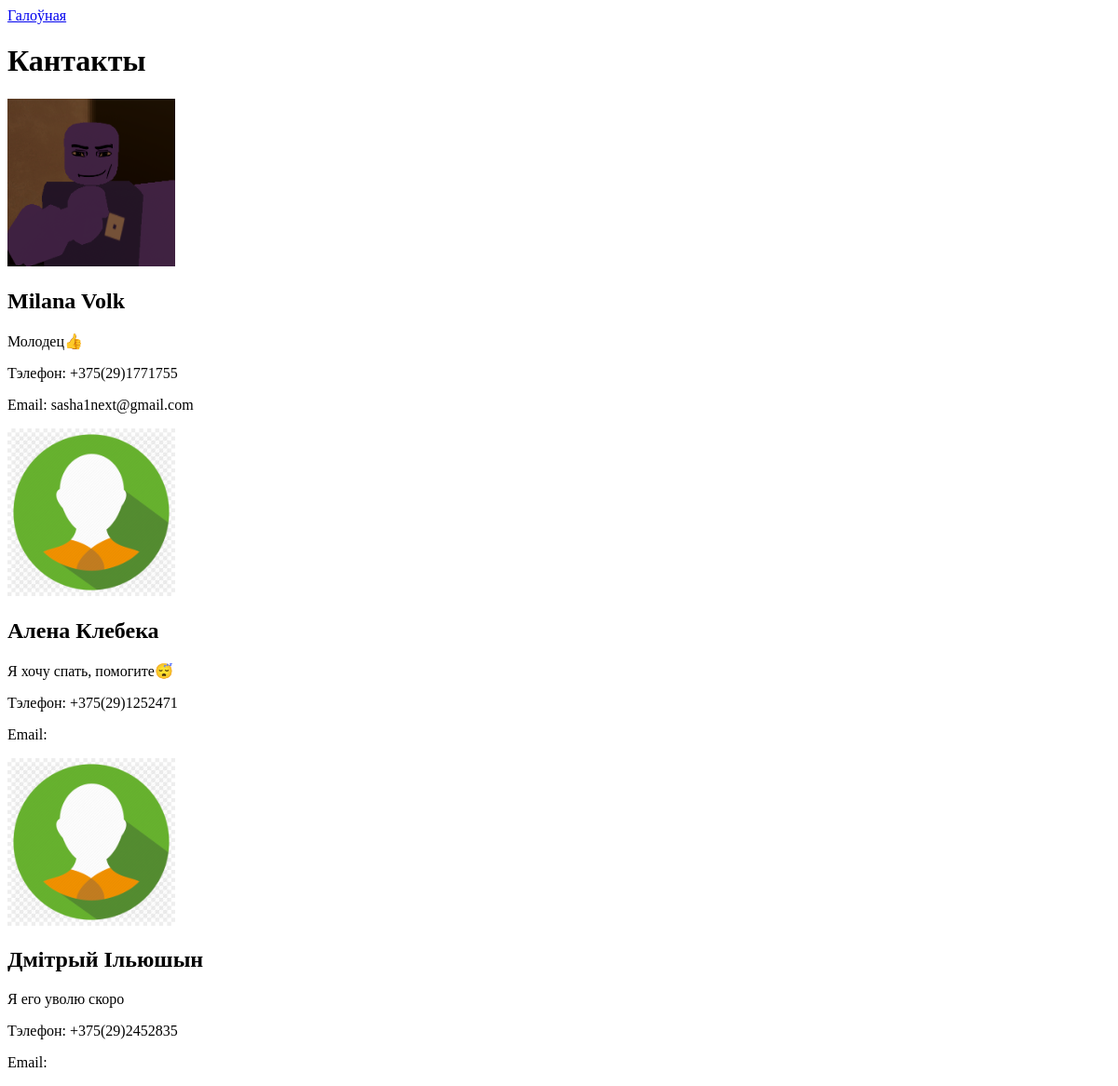
The page /contacts/ on the database as committed earlier.
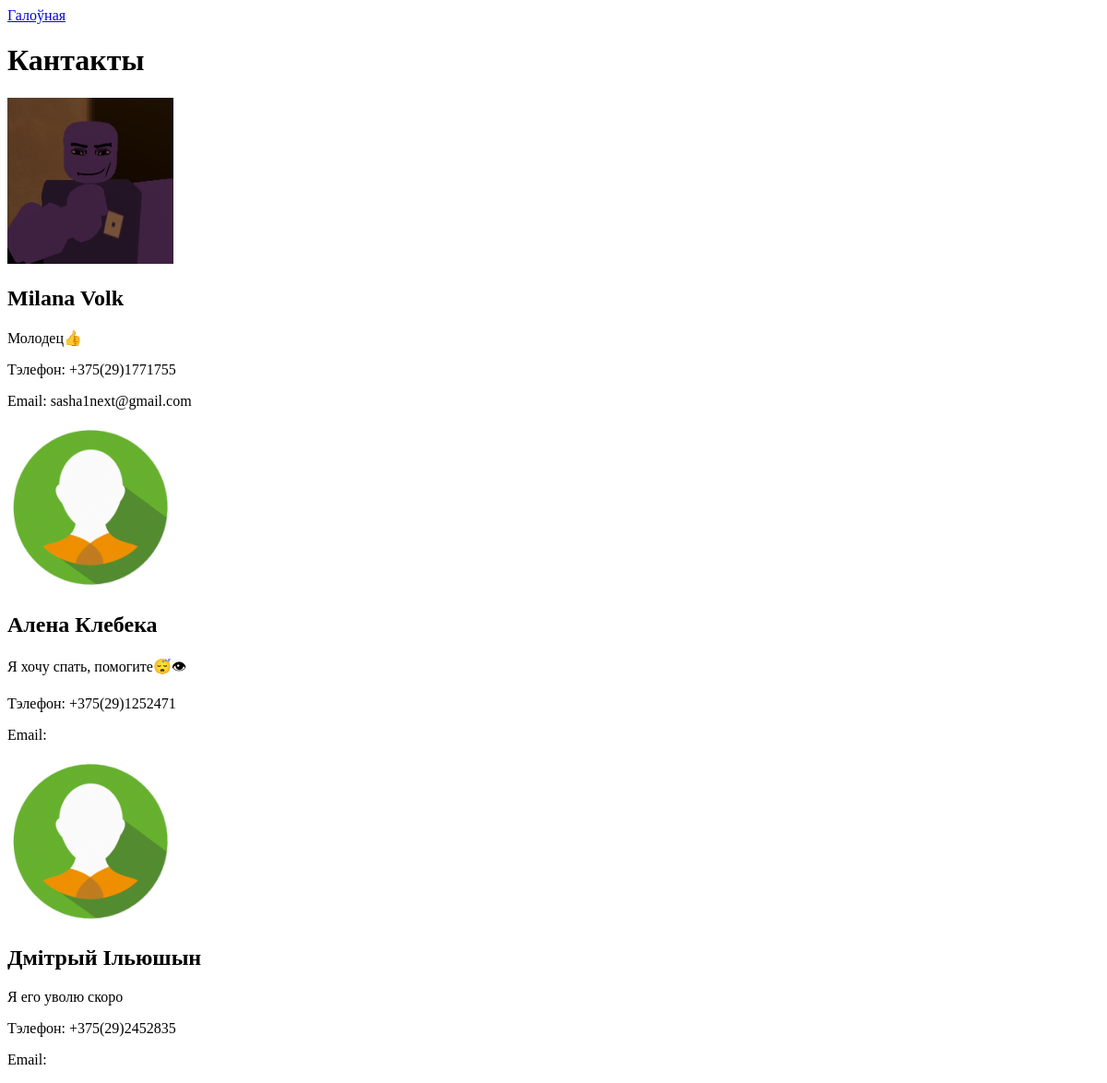
The same page on the database as committed later.
### pharmacy/models.py (models this page shows, shortened)
class Contact(models.Model):
    description = models.TextField()
    user = models.OneToOneField(User, on_delete=models.CASCADE)
    photo = models.ImageField(upload_to='images/')

class User(AbstractUser):
    status = (
        ("client","client"),
        ("staff","staff")
    )
    def validate_phone(value):
        phone_pattern = re.compile(r'\+375\((29|33|44|25)\)\d{7}')
        if not re.fullmatch(phone_pattern, str(value)):
            raise django.forms.ValidationError("Няправільны фармат нумара тэлефона. Правільны фармат: +375(XX)XXXXXXX.")
    def validate_age(value):
        if value < 18 or value > 100:
            raise django.forms.ValidationError("Толькі для асоб старэйшых за 18 гадоў.")
    status = models.CharField(choices=status, default="client", max_length=6)
    age = models.PositiveSmallIntegerField(validators=[validate_age])
    phone = models.CharField(max_length=15, validators=[validate_phone])
    address = models.CharField(max_length=255)
    timezone = get_localzone_name()
    groups = None
    user_permissions = None

### pharmacy/views.py (the view)
# urls.py: path('contacts/', views.contacts, name='contacts'),
def contacts(request):
    contacts = Contact.objects.all()
    is_super = request.user.is_superuser
    return render(request, 'contacts.html', {'contacts': contacts, 'is_super': is_super})

### pharmacy/templates/contacts.html (shortened to what this page needs)
<!DOCTYPE html>
<html lang="en">
<head>
</head>
<body>
    <a href="{% url 'home' %}">Галоўная</a>
    <h1>Кантакты</h1>
    {% for contact in contacts %}
        <div>
            <img src="{{ contact.photo.url }}" height="180" width="180">
            <h2>{{ contact.user.first_name }} {{ contact.user.last_name}}</h2>
            <p>{{ contact.description }}</p>
            <p>Тэлефон: {{ contact.user.phone }}</p>
            <p>Email: {{ contact.user.email }}</p>
        </div>
    {% endfor %}
</body>
</html>

Rows that differ between the two databases and show on the page:
changed Contact "Алена": photo: a different picture; description "Я хочу спать, помогите😴" → "Я хочу спать, помогите😴👁"
changed Contact "Я его уволю скоро": photo: a different picture
